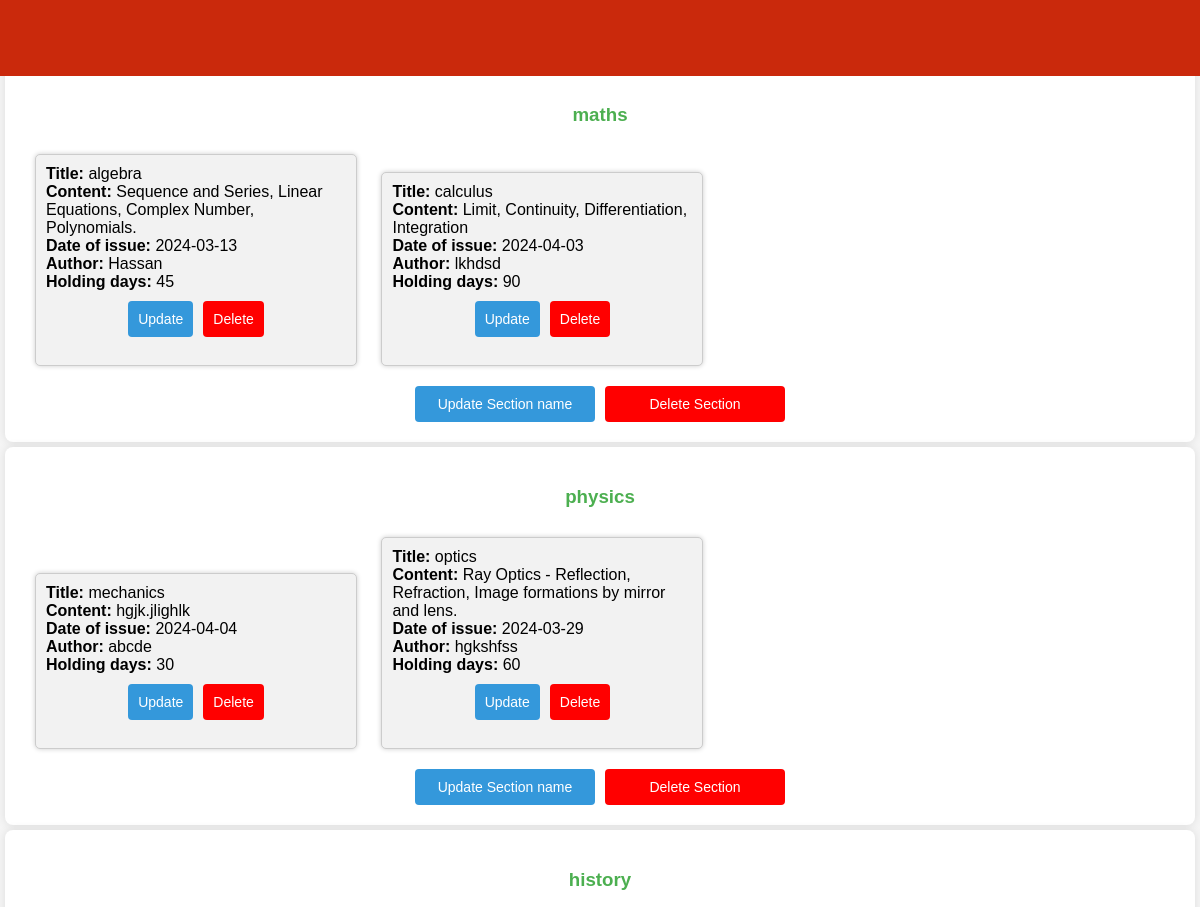
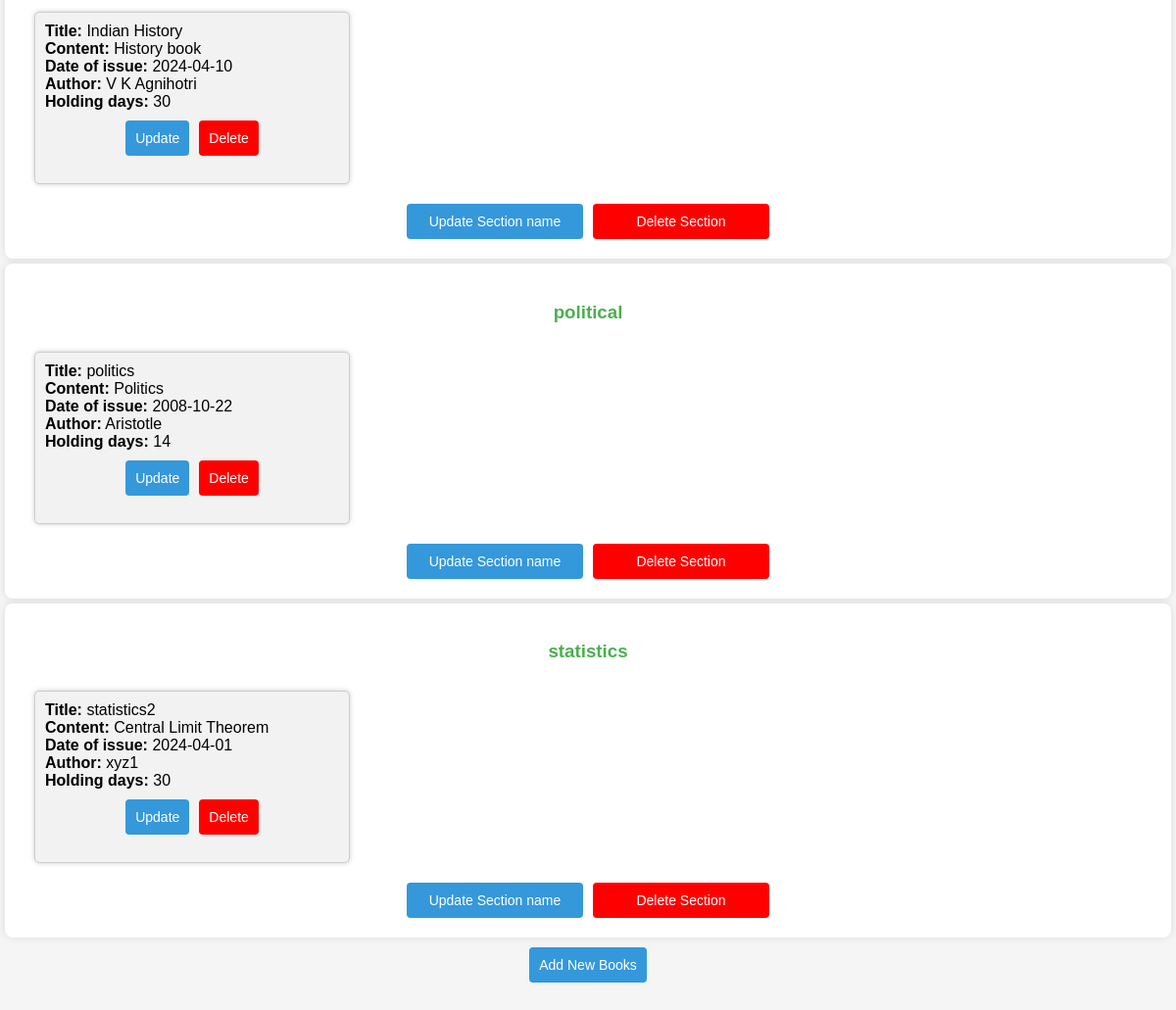
/dashboard, run on the app's committed database (2 pictures, top to bottom).
### application/models.py (models this page shows)
class Section(db.Model):
    section_id = db.Column(db.Integer, primary_key=True)
    name = db.Column(db.String(100), nullable=False)
    date_created = db.Column(db.DateTime, nullable=False, default=datetime.now().date())
    description = db.Column(db.Text)

class Book(db.Model):
    book_id = db.Column(db.Integer, primary_key=True)
    section_id = db.Column(db.Integer, db.ForeignKey('section.section_id'), nullable=False)
    name = db.Column(db.String(200), nullable=False)
    content = db.Column(db.Text, nullable=False)
    author = db.Column(db.String(200), nullable=False)
    date_issued = db.Column(db.Date)
    return_date = db.Column(db.Integer)
    price = db.Column(db.Float, nullable=False)
    section = db.relationship('Section', backref=db.backref('books', lazy=True))

### application/views_admin.py (the view)
@app.route('/dashboard')
def dashboard():
    sections = Section.query.all()
    return render_template('dashboard.html',sections=sections)

### templates/dashboard.html (shortened to what this page needs)
{% extends 'base.html' %}
{% block body %}
    {% for section in sections %}
        <section>
            <h3 style="text-align: center;">{{ section.name }}</h3>
            {% if section.books %}
                <div style="width: 350px;background-color: beige;display: inline;">
                    <ul>
                        {% for book in section.books %}
                            <div class="catbox" style="width: 300px;">
                            <li>
                                <strong>Title:</strong> {{ book.name }}<br>
                                <strong>Content:</strong> {{ book.content }}<br>
                                <strong>Date of issue:</strong> {{ book.date_issued }}<br>
                                <strong>Author:</strong> {{ book.author }}<br>
                                <strong>Holding days:</strong> {{ book.return_date }}<br>
                            </li>
                            <div class="updateDeleteButton">
                                <form action="/update-book" method="post">
                                    <button  value="{{book}}" name="book" type="submit">Update</button>
                                </form>
                                <form style="margin-left: 10px;" action="/delete-book" method="post">
                                    <button style="background-color: red;" type="submit">Delete</button>
                                </form>
                            </div>
                            <br>
                            </div>
                        {% endfor %}
                    </ul>
                </div>
            {% else %}
                <p>No books at this section</p>
            {% endif %}
            <div class="updateDeleteButton">
                <form action="/update-section" method="post">
                    <button style="min-width: 180px;" name="update_section" value="{{section.name}}" type="submit">Update Section name</button>
                </form>
                <form style="margin-left: 10px;" action="/delete-section" method="post">
                    <button style="background-color: red;min-width: 180px;" name="delete_section" value="{{section.name}}" type="submit">Delete Section</button>
                </form>
            </div>
        </section>
    {% endfor %}
    <div class="updateDeleteButton">
        <form action="/add-book" method="get">
            <button  type="submit">Add New Books</button>
        </form>
    </div>
{% endblock %}

### static/style.css (style rules this page uses)
body { font-family: Arial, sans-serif; background-color: #f4f4f4; margin: 0; padding: 0; }
button { background-color: #3498db; color: #fff; padding: 10px; border: none; border-radius: 4px; font-size:14px; cursor: pointer; transition: background-color 0.3s ease; }
.updateDeleteButton { display: flex; justify-content: center; margin-top: 10px; }

### templates/dashboard.html (style rules this page uses)
section { background-color: #fff; border-radius: 8px; box-shadow: 0 0 10px rgba(0, 0, 0, 0.1); margin-bottom: 20px; padding: 20px; margin: 5px; }
h3 { color: #4caf50; }
ul { list-style: none; padding: 0; margin: 0; }
li { margin-bottom: 8px; }
.catbox { background-color: #f2f2f2; border: 1px solid #ccc; border-radius: 5px; padding: 10px; margin: 10px; box-shadow: 0 0 5px rgba(0, 0, 0, 0.2); width: 100%; display: inline-block; }

### data on the page
Section: name "maths"
Book: name "algebra", content "Sequence and Series, Linear Equations, Complex Number, Polynomials.", date_issued "2024-03-13", author "Hassan", return_date "45"
Book: name "calculus", content "Limit, Continuity, Differentiation, Integration", date_issued "2024-04-03", author "lkhdsd", return_date "90"
Section: name "physics"
Book: name "mechanics", content "hgjk.jlighlk", date_issued "2024-04-04", author "abcde", return_date "30"
Book: name "optics", content "Ray Optics - Reflection, Refraction, Image formations by mirror and lens.", date_issued "2024-03-29", author "hgkshfss", return_date "60"
Section: name "history"
Book: name "Indian History", content "History book", date_issued "2024-04-10", author "V K Agnihotri", return_date "30"
Section: name "political"
Book: name "politics", content "Politics", date_issued "2008-10-22", author "Aristotle", return_date "14"
Section: name "statistics"
Book: name "statistics2", content "Central Limit Theorem", date_issued "2024-04-01", author "xyz1", return_date "30"
